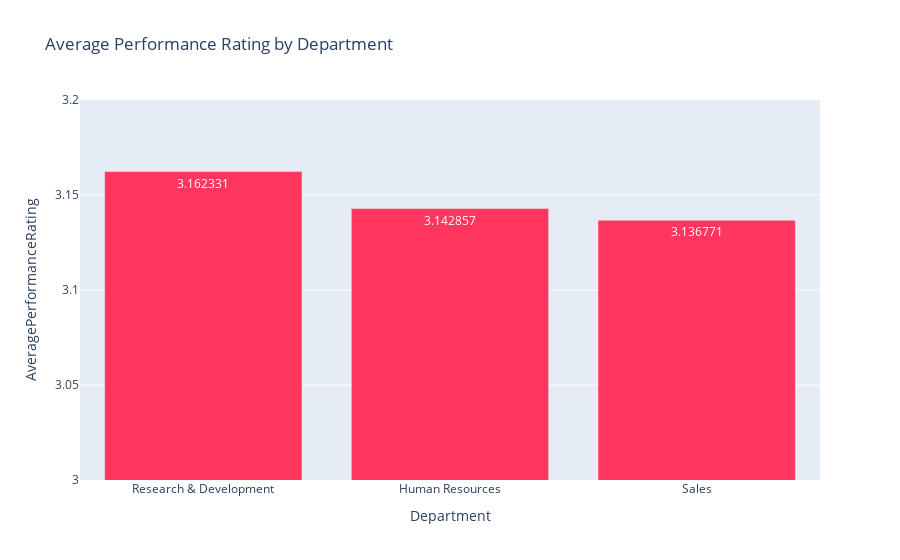

Notebook code cell kept with this figure:
### Markdown cell above
#### Using Python (Pandas) to execute and Plotly to visualize

### Code cell
dept_performance_query = """
    SELECT Department, AVG(PerformanceRating) as AveragePerformanceRating
    FROM employees
    GROUP BY Department
    ORDER BY AveragePerformanceRating DESC;
"""
dept_performance_df = sql_query(dept_performance_query)

fig = px.bar(dept_performance_df,
             x='Department',
             y='AveragePerformanceRating',
             title='Average Performance Rating by Department',
             text_auto=True,
             color_discrete_sequence=['#FF375E'])
fig.update_yaxes(range=[3.0, 3.2]) # Set y-axis range for better visual comparison
fig.show()

### Figure 1 — Plotly figure (JSON) as saved in the notebook; plotly's stock layout.template omitted (floating-point values rounded to 4 significant figures)
{"data": [{"hovertemplate": "Department=%{x}<br>AveragePerformanceRating=%{y}<extra></extra>", "legendgroup": "", "marker": {"color": "#FF375E", "pattern": {"shape": ""}}, "name": "", "orientation": "v", "showlegend": false, "textposition": "auto", "texttemplate": "%{y}", "type": "bar", "x": ["Research & Development", "Human Resources", "Sales"], "xaxis": "x", "y": [3.162, 3.143, 3.137], "yaxis": "y"}], "layout": {"barmode": "relative", "legend": {"tracegroupgap": 0}, "title": {"text": "Average Performance Rating by Department"}, "xaxis": {"anchor": "y", "domain": [0, 1], "title": {"text": "Department"}}, "yaxis": {"anchor": "x", "domain": [0, 1], "range": [3, 3.2], "title": {"text": "AveragePerformanceRating"}}}}
